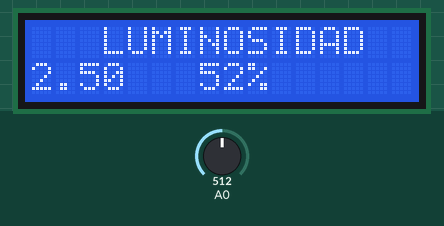
Simulated run of this sketch. Board: Arduino Uno, built with avr-gcc and run on an emulated ATmega328P. On the bench: 16×2 character LCD. The inputs (shaded band) are chosen by the test bench; at power-on: A0 = 512.

Above: at 1.2 s.
1.3 s: A0 set to 968
At 3.2 s:
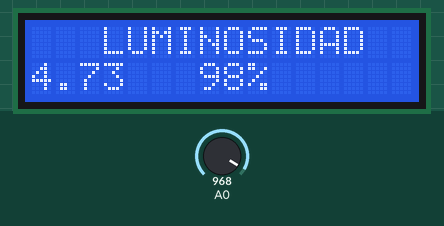
3.6 s: A0 set to 1001
At 5.2 s:
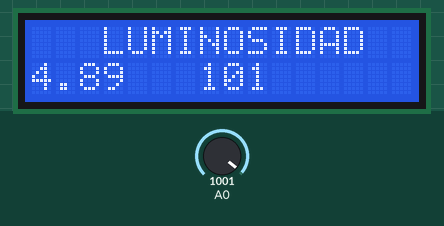
6.0 s: A0 set to 1023
At 8.4 s:
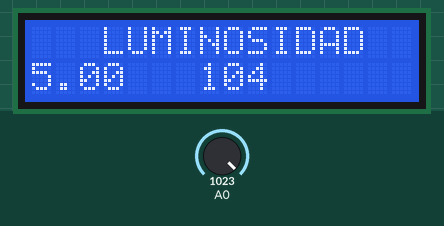
Timing chart, 0 to 9.9 s (numbered marks = the images above; inputs shaded):
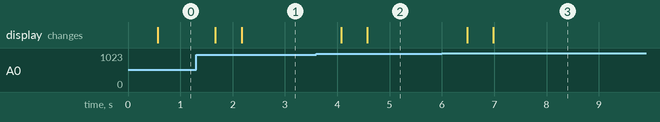

The sketch:

la_guia_de_ayer.ino
```cpp
#include <LiquidCrystal.h>  //Libreria para que la lcd funcione
LiquidCrystal lcd(1,2,4,5,6,7); //Ingrese los pines del arduino con el cual funcionara la LCD ademas de crear un objeto LCD (rs, enable, d4, d5, d6 y d7)

void setup() {


lcd.begin(16,2); //Iniciar la pantalla detallando el numero de filas y columnas

lcd.setCursor(3,0); //Mando la señal que el siguiente mensaje vaya a la fila 0 y la columa 1
lcd.write("LUMINOSIDAD"); //Aparece un mensaje en la LCD fijo

 lcd.setCursor(9,1); //Mando la señal que el siguiente mensaje vaya a la fila 0 y la columa 1
lcd.write("%"); //Aparece un mensaje en la LCD fijo
}

void p1(float lectura){

float voltaje1 = lectura*5./1023; //Guardamos los datos de la operacion realizada en una variable tipo float llamada "voltaje1"

lcd.setCursor(0,1); //Mando la señal que el siguiente mensaje vaya a la fila 11 y la columa 1
lcd.print(voltaje1); //Imprimimos en la LCD el valor decimal que se guarda en la variable llamada "voltaje2"
delay(500); //Realizamos un delay para tomar los datos de la mejor manera

int porcentaje=100/4.8*voltaje1;

lcd.setCursor(7,1); //Mando la señal que el siguiente mensaje vaya a la fila 11 y la columa 1
lcd.print(porcentaje); //Imprimimos en la LCD el valor decimal que se guarda en la variable llamada "voltaje2"
delay(300); //Realizamos un delay para tomar los datos de la mejor manera

}
void loop() {//Programa principal
float lectura= analogRead(A0); //Indico que lo que se lea en el pin A0 se guarde en la variable
p1(lectura);//Llamamos a la funcion "lectura" y enviamos los parametros al programa secundario


}
```

Measured:
- the behaviour switches between 982 and 983 on A0 (found by bisection; images 1 and 2)
- after the input at 1.3 s, the display: first changes after 0.37 s (image 1 shows a later state)
- after the input at 3.6 s, the display: first changes after 0.47 s (image 2 shows a later state)
- after the input at 6.0 s, the display: first changes after 0.48 s (image 3 shows a later state)
